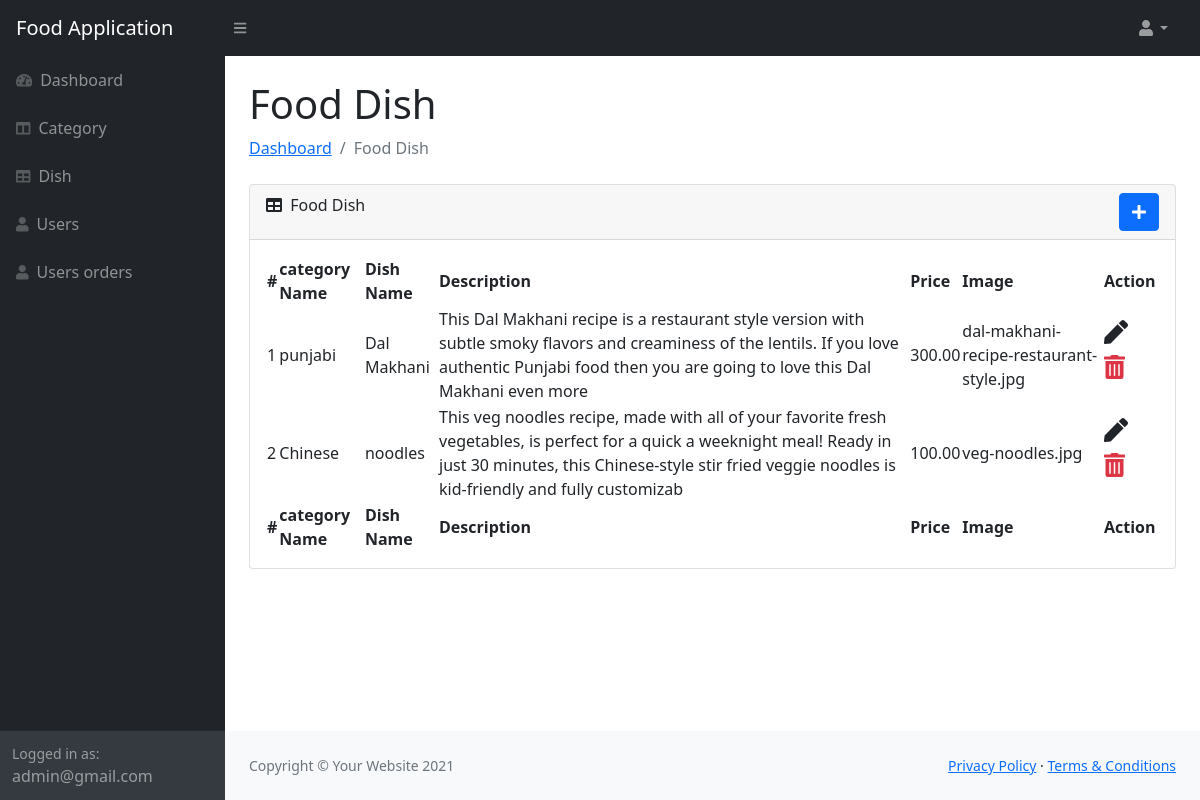
Page /admin/dish.php (signed in) on the committed database.
### tables this page shows
CREATE TABLE `dishes` (
  `id` int(11) NOT NULL,
  `c_id` int(11) NOT NULL,
  `title` varchar(222) NOT NULL,
  `slogan` varchar(222) NOT NULL,
  `price` decimal(10,2) NOT NULL,
  `img` varchar(222) NOT NULL
);

CREATE TABLE `category` (
  `c_id` int(11) NOT NULL,
  `c_name` varchar(222) NOT NULL,
  `isactive` int(11) NOT NULL DEFAULT 1,
  `date` timestamp NOT NULL DEFAULT current_timestamp() ON UPDATE current_timestamp()
);

### admin/dish.php (the view, shortened to what this page needs)
<?php
require ('../connection/connect.php');
include('include/head.php');
include('include/sidebar.php');
?>
<main>
                    <div class="container-fluid px-4">
                        <h1 class="mt-4">Food Dish</h1>
                        <ol class="breadcrumb mb-4">
                            <li class="breadcrumb-item"><a href="dashboard.php">Dashboard</a></li>
                            <li class="breadcrumb-item active">Food Dish</li>
                        </ol>
                        <div class="card mb-4">
                            <div class="card-header">
                            <a href="managedish.php" class="float-end btn btn-primary" data-bs-toggle="tooltip" data-bs-placement="bottom" title="Create New Dish"> <i class="fas fa-plus"></i></a>
                                <i class="fas fa-table me-1"></i>
                                Food Dish
                            </div>
                            <div class="card-body">
                                <table id="datatablesSimple">
                                    <thead>
                                        <tr>
                                        <th>#</th>
                                             <th>category Name</th>
                                             <th>Dish Name</th>
                                             <th>Description</th>
                                             <th>Price</th>
                                             <th>Image</th>
                                             <th>Action</th>
                                        </tr>
                                    </thead>
                                    <tfoot>
                                        <tr>
                                        <th>#</th>
                                            <th>category Name</th>
                                             <th>Dish Name</th>
                                             <th>Description</th>
                                             <th>Price</th>
                                             <th>Image</th>
                                             <th>Action</th>
                                        </tr>
                                    </tfoot>
                                    <tbody>
                                    <?php
$sql = "SELECT * FROM dishes d INNER JOIN category c on d.c_id=c.c_id";
$res = mysqli_query($db,$sql) or die("Error");
$i = 1;
while($row = mysqli_fetch_row($res))
{
    echo "<tr>";
    echo "<td>".$i."</td>";
    echo "<td>".$row['7']."</td>";
    echo "<td>".$row['2']."</td>";
    echo "<td>".$row['3']."</td>";
    echo "<td>".$row['4']."</td>";
    echo "<td>".$row['5']."</td>";
    echo "<td><a href='managedish.php?edit=".$row[0]."'><i class='fa fa-pen text-dark h4'></i></a>&nbsp;&nbsp; &nbsp;<a onClick=\"javascript: return confirm('Are you sure you want to Delete Dish');\" href='functions.php?dishdel=".$row[0]."'><i class='fa fa-trash-alt text-danger h4'></i></a></td>";
    echo '</tr>';
    $i = $i + 1;
}
?>
                                    </tbody>
                                </table>
                            </div>
                        </div>
                    </div>
                </main>
<?php
include('include/footer.php');
?>

### rows in the picture
dishes: c.c_name "punjabi", title "Dal Makhani", slogan "This Dal Makhani recipe is a restaurant style version with subtle smoky flavors and creaminess of the lentils. If you love authentic Punjabi food then you are going to love this Dal Makhani even more", price "300.00", img "dal-makhani-recipe-restaurant-style.jpg"
dishes: c.c_name "Chinese", title "noodles", slogan "This veg noodles recipe, made with all of your favorite fresh vegetables, is perfect for a quick a weeknight meal! Ready in just 30 minutes, this Chinese-style stir fried veggie noodles is kid-friendly and fully customizab", price "100.00", img "veg-noodles.jpg"

### other values in the picture
$_SESSION['Email'] "admin@gmail.com"
